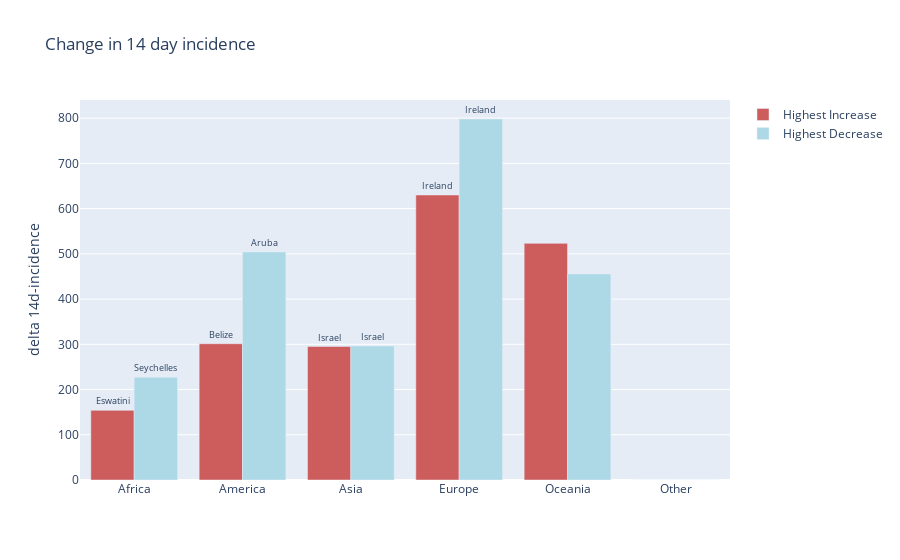

This figure's notebook cell:
### Code cell
inc = []
dec = []

for cont, cont_grp in cdf.groupby("continentExp"):
    inc_country = []
    dec_country = []
    
    for country, count_grp in cont_grp.groupby("countriesAndTerritories"):
        delta14d = count_grp["14d-incidence"].diff().fillna(0)
        inc_country.append((max(delta14d), country))
        dec_country.append((abs(min(delta14d)), country))

        
    inc.append(max(inc_country))
    dec.append(max(dec_country))
print([y[1] for y in dec])

fig = go.Figure()
fig.add_trace(go.Bar(
    x=list(cdf.groupby("continentExp").groups.keys()),
    y=[y[0] for y in inc],
    name='Highest Increase',
    text = [y[1] for y in inc],
    marker_color='indianred'
))
fig.add_trace(go.Bar(
    x=list(cdf.groupby("continentExp").groups.keys()),
    y=[y[0] for y in dec],
    name='Highest Decrease',
    text = [y[1] for y in dec],
    marker_color='lightblue'
))

fig.update_traces(textposition='outside')
fig.update_layout(uniformtext_minsize=8, uniformtext_mode='hide',barmode='group', title = "Change in 14 day incidence", yaxis_title = "delta 14d-incidence")
fig.show()

### Figure 1 — Plotly figure (JSON) as saved in the notebook; plotly's stock layout.template omitted (floating-point values rounded to 4 significant figures)
{"data": [{"marker": {"color": "indianred"}, "name": "Highest Increase", "text": ["Eswatini", "Belize", "Israel", "Ireland", "French_Polynesia", "Cases_on_an_international_conveyance_Japan"], "textposition": "outside", "type": "bar", "x": ["Africa", "America", "Asia", "Europe", "Oceania", "Other"], "y": [154.0, 301.3, 295.0, 630.0, 523.1, 0]}, {"marker": {"color": "lightblue"}, "name": "Highest Decrease", "text": ["Seychelles", "Aruba", "Israel", "Ireland", "French_Polynesia", "Cases_on_an_international_conveyance_Japan"], "textposition": "outside", "type": "bar", "x": ["Africa", "America", "Asia", "Europe", "Oceania", "Other"], "y": [227.1, 504.2, 296.4, 798.1, 455.4, 0]}], "layout": {"barmode": "group", "title": {"text": "Change in 14 day incidence"}, "uniformtext": {"minsize": 8, "mode": "hide"}, "yaxis": {"title": {"text": "delta 14d-incidence"}}}}
